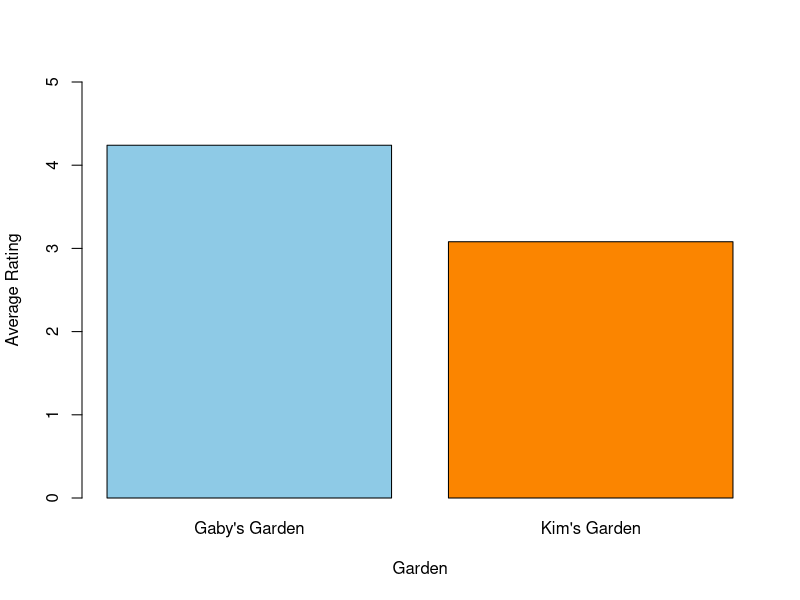

Here is the R script that generated this plot:
## ---- chunk 1
knitr::opts_chunk$set(echo = TRUE, comment = NA)
## ---- chunk 2
# To reproduce
set.seed(5307)

# Create a vector of 25 ratings with an average of 4.7 and standard deviation of 2
Gaby_Garden <-round(rnorm(25,4.7,2),digits=0)

# Ensure values are not less than 1 or greater than 5
Gaby_Garden[Gaby_Garden <1] <- 1
Gaby_Garden[Gaby_Garden > 5] <-5

# Create a vector of 25 ratings with an average of 3.1 and standard deviation of 4
Kim_Garden <-round(rnorm(25,3.1,4),digits=0)

# Ensure values are not less than 1 or greater than 5
Kim_Garden[Kim_Garden <1] <- 1
Kim_Garden[Kim_Garden > 5] <-5

# Calculate a one-tailed t-test 
t.test(Gaby_Garden,Kim_Garden,var.equal = TRUE,alternative = "greater")
## ---- chunk 3

barplot(
  c(mean(Gaby_Garden),
    mean(Kim_Garden)),
  names.arg = c("Gaby's Garden", "Kim's Garden"),
  ylab = "Average Rating",
  xlab = "Garden",
  col = c("#8ECAE6","#FB8500"),
  ylim = c(0,5))
